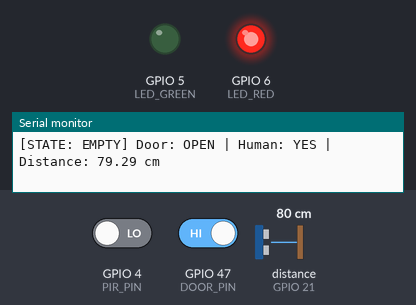
Simulated run of this sketch. Board: ESP32-S3. Shown: output pins drawn as LEDs (lit = HIGH), the last lines printed to the serial monitor. Wiring (inferred from the names in the program): ultrasonic range finder: trigger GPIO 14; echo GPIO 21. The inputs (shaded band) are chosen by the test bench; at power-on: GPIO 47 (DOOR_PIN) HIGH, distance to the obstacle (sensor on GPIO 21) 80 cm, GPIO 4 (PIR_PIN) LOW. The echo pulse lasts 58.3 µs per cm; WiFi joins after 1.5 s; servers stay silent unless stated; no MQTT or app messages arrive unless stated; pins used as bus, display or sensor lines are not drawn.

Above: at 2.7 s.
2.8 s: GPIO 47 (DOOR_PIN) driven LOW
At 3.8 s:
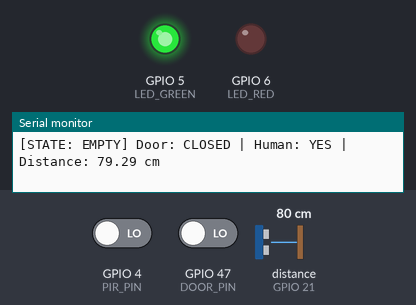
4.4 s: distance to the obstacle (sensor on GPIO 21) set to 14 cm
7.2 s: distance to the obstacle (sensor on GPIO 21) set to 10 cm
At 7.8 s:
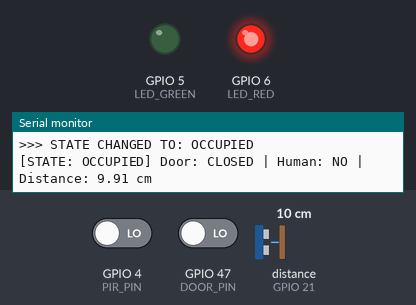
Timing chart, 0 to 10.2 s (numbered marks = the images above; inputs shaded):
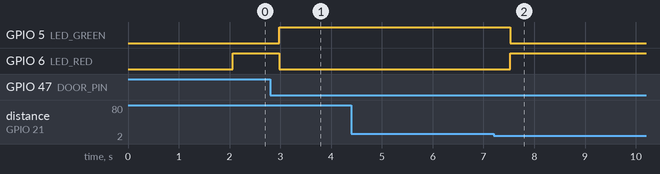

Measured:
- the behaviour switches between 13 and 12 cm on distance to the obstacle (sensor on GPIO 21) (found by bisection; images 1 and 2)
- after the input at 2.8 s, GPIO 5 (LED_GREEN): LOW → HIGH after 0.18 s; GPIO 6 (LED_RED): HIGH → LOW after 0.18 s
- after the input at 7.2 s, GPIO 5 (LED_GREEN): HIGH → LOW after 0.33 s; GPIO 6 (LED_RED): LOW → HIGH after 0.33 s

The sketch:

final_code.ino
```cpp
#include <WiFi.h>
#include <PubSubClient.h>
#include "esp_wifi.h"
#include "esp_wpa2.h"

// ===== PINS =====
#define TRIG_PIN 14
#define ECHO_PIN 21
#define DOOR_PIN 47
#define PIR_PIN 4
#define BUZZER_PIN 12
#define LED_GREEN 5
#define LED_RED 6

// ===== THRESHOLDS =====
#define OCCUPIED_DISTANCE 12.0   // cm (locker depth 13cm, safe margin)
#define ALERT_TIME 60000         // 60 seconds
#define PIR_HOLD_TIME 5000       // 5 seconds movement memory

// ===== STATES =====
enum LockerState {
  EMPTY,
  OCCUPIED,
  IN_USE,
  ALERT
};

LockerState currentState = EMPTY;

// ===== TIMERS =====
unsigned long doorOpenTime = 0;
unsigned long lastMotionTime = 0;

// ===== WIFI/MQTT =====
const char* WIFI_SSID = "USMSecure";
const char* WIFI_IDENTITY = "";
const char* WIFI_USERNAME = "";
const char* WIFI_PASSWORD = "";

const char* MQTT_HOST = "";
const int MQTT_PORT = 1883;
const char* MQTT_USER = "lockeruser";
const char* MQTT_PASS = "";

WiFiClient espClient;
PubSubClient mqttClient(espClient);

unsigned long lastPublish = 0;
const unsigned long publishInterval = 2000; // ms


// ===== WIFI/MQTT HELPERS =====
void ensureWiFi() {
  if (WiFi.status() == WL_CONNECTED) return;
  Serial.println("Connecting WiFi...");
  WiFi.disconnect(true);
  WiFi.mode(WIFI_STA);
  esp_wifi_sta_wpa2_ent_set_identity((uint8_t*)WIFI_IDENTITY, strlen(WIFI_IDENTITY));
  esp_wifi_sta_wpa2_ent_set_username((uint8_t*)WIFI_USERNAME, strlen(WIFI_USERNAME));
  esp_wifi_sta_wpa2_ent_set_password((uint8_t*)WIFI_PASSWORD, strlen(WIFI_PASSWORD));
  esp_wifi_sta_wpa2_ent_enable();
  WiFi.begin(WIFI_SSID);
  while (WiFi.status() != WL_CONNECTED) {
    delay(500);
    Serial.print(".");
  }
  Serial.println();
  Serial.print("WiFi OK, IP: ");
  Serial.println(WiFi.localIP());
}

void ensureMqtt() {
  if (mqttClient.connected()) return;
  Serial.println("Connecting MQTT...");
  while (!mqttClient.connected()) {
    mqttClient.connect("locker-esp32", MQTT_USER, MQTT_PASS);
    delay(500);
    Serial.print(".");
  }
  Serial.println();
  Serial.println("MQTT connected");
}

// ===== SETUP =====
void setup() {
  Serial.begin(115200);

  ensureWiFi();
  mqttClient.setServer(MQTT_HOST, MQTT_PORT);

  pinMode(TRIG_PIN, OUTPUT);
  pinMode(ECHO_PIN, INPUT);
  pinMode(DOOR_PIN, INPUT_PULLUP); // MC-38
  pinMode(PIR_PIN, INPUT);
  pinMode(BUZZER_PIN, OUTPUT);
  pinMode(LED_GREEN, OUTPUT);
  pinMode(LED_RED, OUTPUT);

  Serial.println("=== SMART LOCKER SYSTEM STARTED ===");
}

// ===== ULTRASONIC FUNCTION =====
float readDistance() {
  digitalWrite(TRIG_PIN, LOW);
  delayMicroseconds(2);
  digitalWrite(TRIG_PIN, HIGH);
  delayMicroseconds(10);
  digitalWrite(TRIG_PIN, LOW);

  long duration = pulseIn(ECHO_PIN, HIGH, 30000);
  if (duration == 0) return 999.0;
  return duration * 0.034 / 2;
}

// ===== STATE NAME FUNCTION =====
const char* stateName(LockerState s) {
  switch (s) {
    case EMPTY: return "EMPTY";
    case OCCUPIED: return "OCCUPIED";
    case IN_USE: return "IN_USE";
    case ALERT: return "ALERT";
    default: return "UNKNOWN";
  }
}

// ===== LOOP =====
void loop() {
  ensureWiFi();
  ensureMqtt();
  mqttClient.loop();


  // --- SENSOR READINGS ---
  float distance = readDistance();
  bool doorOpen = digitalRead(DOOR_PIN) == HIGH; // HIGH = OPEN

  // PIR movement memory
  if (digitalRead(PIR_PIN) == HIGH) {
    lastMotionTime = millis();
  }
  bool humanDetected = (millis() - lastMotionTime) < PIR_HOLD_TIME;

  // Reset alert timer when human detected AND door is open
  if (doorOpen && humanDetected) {
    doorOpenTime = millis();
  }

  // Detect door opening moment
  static bool lastDoorState = false;
  if (doorOpen && !lastDoorState) {
    doorOpenTime = millis();
  }
  lastDoorState = doorOpen;

  LockerState lastState = currentState;

  // ===== STATE MACHINE =====
  switch (currentState) {

    case EMPTY:
      if (!doorOpen) {
        digitalWrite(LED_GREEN, HIGH);
        digitalWrite(LED_RED, LOW);
      } else {
        digitalWrite(LED_GREEN, LOW);
        digitalWrite(LED_RED, HIGH); // EMPTY + OPEN → red ON
      }

      noTone(BUZZER_PIN);

      if (distance < OCCUPIED_DISTANCE) {
        currentState = OCCUPIED;
      }

      if (doorOpen && !humanDetected &&
          millis() - doorOpenTime > ALERT_TIME) {
        currentState = ALERT;
      }
      break;

    case OCCUPIED:
      digitalWrite(LED_GREEN, LOW);
      digitalWrite(LED_RED, HIGH);
      noTone(BUZZER_PIN);

      if (doorOpen) {
        currentState = IN_USE;
      } else if (distance >= OCCUPIED_DISTANCE) {
        currentState = EMPTY;
      }
      break;

    case IN_USE:
      digitalWrite(LED_GREEN, LOW);
      digitalWrite(LED_RED, HIGH);
      noTone(BUZZER_PIN);

      if (doorOpen && !humanDetected &&
          millis() - doorOpenTime > ALERT_TIME) {
        currentState = ALERT;
      }

      if (!doorOpen) {
        currentState = (distance < OCCUPIED_DISTANCE) ? OCCUPIED : EMPTY;
      }
      break;

    case ALERT:
      digitalWrite(LED_GREEN, LOW);
      digitalWrite(LED_RED, millis() % 500 < 250); // blinking red
      tone(BUZZER_PIN, 2000);

      // ❗ HUMAN RETURNS → cancel alert
      if (humanDetected) {
        noTone(BUZZER_PIN);
        currentState = IN_USE;
        doorOpenTime = millis(); // reset timer
        break;
      }

      // 🚪 Door closed → resolve state
      if (!doorOpen) {
        noTone(BUZZER_PIN);
        currentState = (distance < OCCUPIED_DISTANCE) ? OCCUPIED : EMPTY;
      }
      break;
  }

  // ===== COUNTDOWN CALCULATION =====
  long remainingTime = -1;
  if (doorOpen && !humanDetected && currentState != ALERT) {
    remainingTime = ALERT_TIME - (millis() - doorOpenTime);
    if (remainingTime < 0) remainingTime = 0;
  }

  if (millis() - lastPublish > publishInterval) {
    lastPublish = millis();
    char payload[256];
    snprintf(payload, sizeof(payload),
      "{\"device_id\":\"locker01\",\"distance_cm\":%.2f,\"door_open\":%d,"
      "\"human_detected\":%d,\"state\":\"%s\",\"alert_remaining_s\":%.1f}",
      distance,
      doorOpen ? 1 : 0,
      humanDetected ? 1 : 0,
      stateName(currentState),
      remainingTime >= 0 ? remainingTime / 1000.0 : -1.0
    );
    mqttClient.publish("locker/telemetry", payload);
  }

  // ===== SERIAL DISPLAY =====
  Serial.print("[STATE: ");
  Serial.print(stateName(currentState));
  Serial.print("] Door: ");
  Serial.print(doorOpen ? "OPEN" : "CLOSED");
  Serial.print(" | Human: ");
  Serial.print(humanDetected ? "YES" : "NO");
  Serial.print(" | Distance: ");
  Serial.print(distance);
  Serial.print(" cm");

  if (remainingTime >= 0) {
    Serial.print(" | Alert in: ");
    Serial.print(remainingTime / 1000.0);
    Serial.print(" s");
  }

  Serial.println();

  if (currentState != lastState) {
    Serial.print(">>> STATE CHANGED TO: ");
    Serial.println(stateName(currentState));
  }

  delay(300);
}
```
